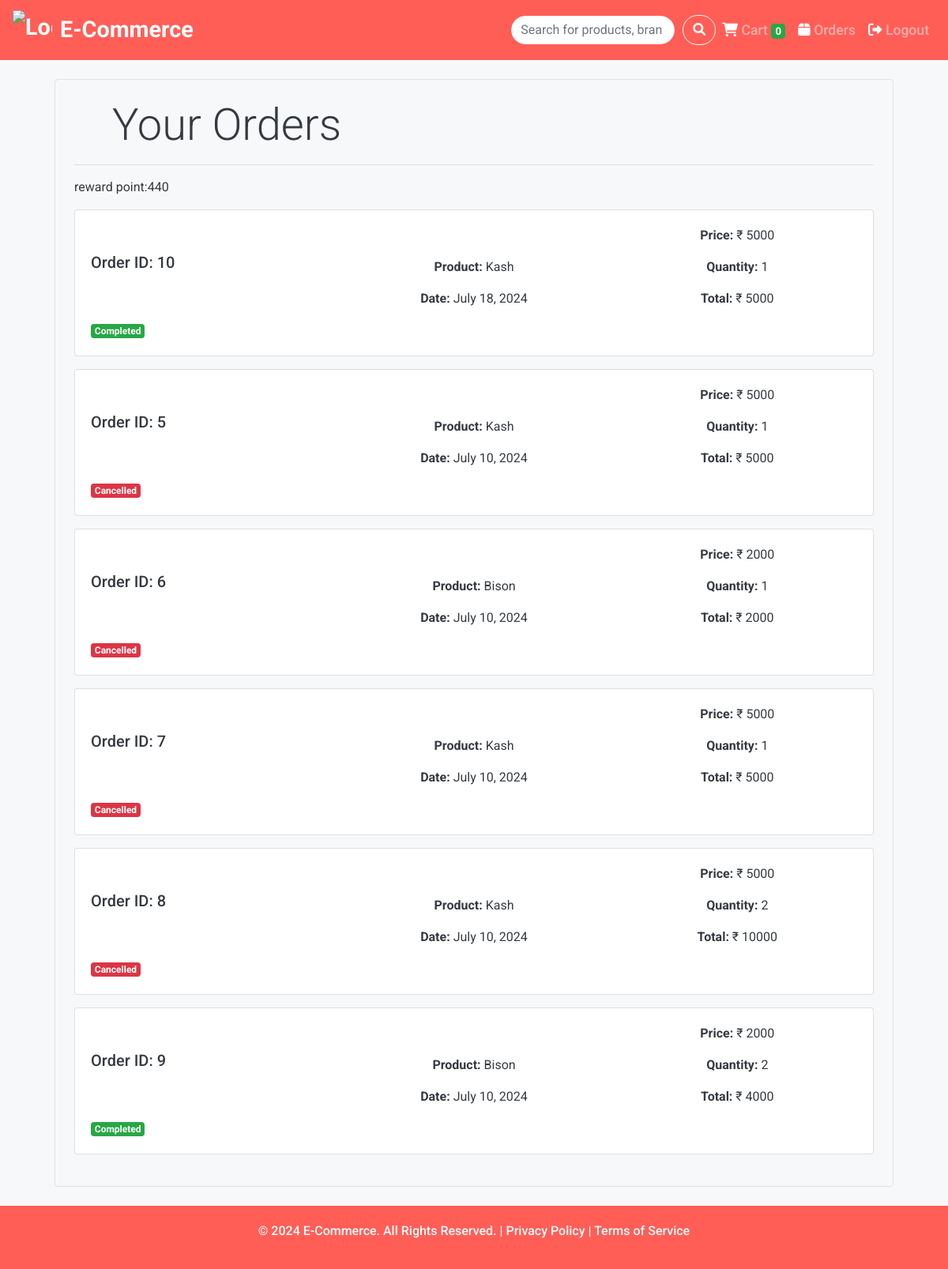
/orders/cancel/ (signed in), run on an earlier commit of the app's database.
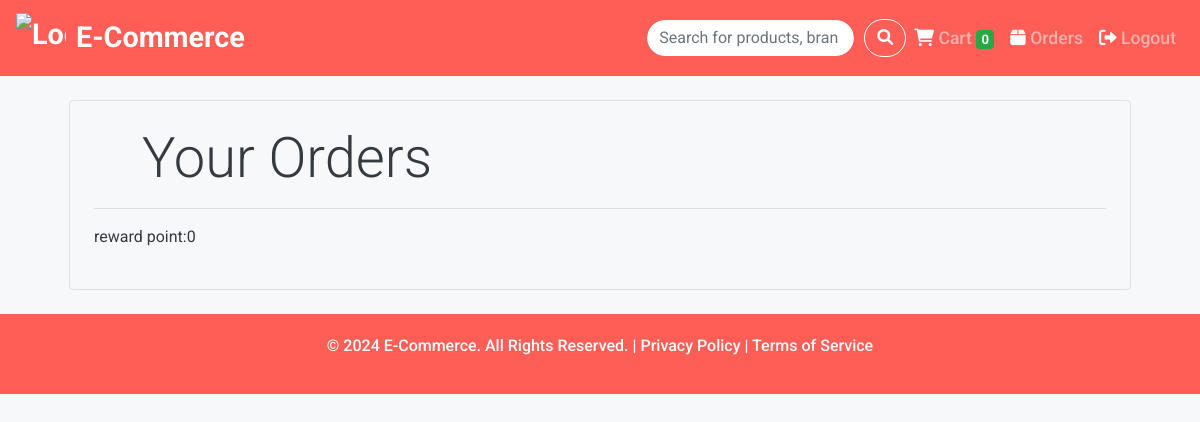
And on a later commit of the database.
### store/models/orders.py (models this page shows, shortened)
class Order(models.Model):
    product = models.ForeignKey(Products,
                                on_delete=models.CASCADE)
    customer = models.ForeignKey(Customer,
                                 on_delete=models.CASCADE)
    quantity = models.IntegerField(default=1)
    price = models.IntegerField()
    address = models.CharField (max_length=50, blank=False)
    phone = models.CharField (max_length=50, blank=False)
    date = models.DateField (default=datetime.datetime.today)
    status = models.BooleanField (default=False)
    cancelled = models.BooleanField(default=False)
    @staticmethod
    def get_orders_by_customer(customer_id):
        return Order.objects.filter(customer=customer_id).order_by('-date')
    @staticmethod
    def get_total_order_price(customer_id):
        orders = Order.objects.filter(customer_id=customer_id, status=True)
        return sum(order.price for order in orders)

### store/models/product.py (models this page shows, shortened)
class Products(models.Model):
    name = models.CharField(max_length=60)
    price= models.IntegerField(default=0)
    category= models.ForeignKey(Category,on_delete=models.CASCADE,default=1 )
    description= models.CharField(max_length=250, default='', blank=True, null= True)
    image= models.ImageField(upload_to='uploads/products/')

### store/views/orders.py (the view, shortened to what this page needs)
# urls.py: path('orders/cancel/', OrderView.as_view(), name='cancel_order'),
class OrderView(View):
    def get(self, request):
        customer = request.session.get('customer')
        orders = Order.get_orders_by_customer(customer)
        total_price = Order.get_total_order_price(customer)
        reward_points = (total_price // 500) * 10
        try:
            customer_instance = Customer.objects.get(id=customer)
            customer_instance.reward_points += reward_points
            customer_instance.save()
        except Customer.DoesNotExist:
            pass
        print(orders)
        return render(request, 'orders.html', {
            'orders': orders,
            'total_price': total_price,
            'reward_points': reward_points
        })

### store/templatetags/custom_filter.py (called while the page is built)
@register.filter(name='currency')
def currency(number):
    return "₹ "+str(number)

@register.filter(name='multiply')
def multiply(number , number1):
    return number * number1

### store/templates/orders.html (shortened to what this page needs)
{% extends 'base.html' %}
{% block content %}
    {% load cart %}
    {% load custom_filter %}
    <div class="container">
        <div class="border rounded p-4 m-4">
            <p class="display-4 pl-4 ml-4">Your Orders</p>
            <hr>
             <P>reward point:{{ reward_points }}</P>
            {% for order in orders %}
            <div class="card mb-3">
                <div class="card-body">
                    <div class="row">
                        <div class="col-md-4 d-flex align-items-center">
                            <h5 class="card-title">Order ID: {{ order.id }}</h5>
                        </div>
                        <div class="col-md-4 d-flex flex-column align-items-center">
                            <p class="card-text"><strong>Product:</strong> {{ order.product.name }}</p>
                            <p class="card-text"><strong>Date:</strong> {{ order.date }}</p>
                        </div>
                        <div class="col-md-4 d-flex flex-column align-items-center">
                            <p class="card-text"><strong>Price:</strong> {{ order.price|currency }}</p>
                            <p class="card-text"><strong>Quantity:</strong> {{ order.quantity }}</p>
                            <p class="card-text"><strong>Total:</strong> {{ order.quantity|multiply:order.price|currency }}</p>
                        </div>
                    </div>
                    <div class="d-flex justify-content-between align-items-center mt-3">
                        <div>
                            {% if order.cancelled %}
                                <span class="badge badge-danger">Cancelled</span>
                            {% elif order.status %}
                                <span class="badge badge-success">Completed</span>
                            {% else %}
                                <span class="badge badge-warning">Pending</span>
                            {% endif %}
                        </div>
                    </div>
                </div>
            </div>
            {% endfor %}
        </div>
    </div>
{% endblock %}

What changed in the data, as far as the page shows it:
no longer on this page (row edited): Order: id "10", product.name "Kash", date "July 18, 2024", price "₹ 5000", quantity "1", quantity|multiply "₹ 5000", cancelled "Completed"
removed Order: id "5", product.name "Kash", date "July 10, 2024", price "₹ 5000", quantity "1", quantity|multiply "₹ 5000", cancelled "Cancelled"
removed Order: id "6", product.name "Bison", date "July 10, 2024", price "₹ 2000", quantity "1", quantity|multiply "₹ 2000", cancelled "Cancelled"
removed Order: id "7", product.name "Kash", date "July 10, 2024", price "₹ 5000", quantity "1", quantity|multiply "₹ 5000", cancelled "Cancelled"
no longer on this page (row edited): Order: id "8", product.name "Kash", date "July 10, 2024", price "₹ 5000", quantity "2", quantity|multiply "₹ 10000", cancelled "Cancelled"
no longer on this page (row edited): Order: id "9", product.name "Bison", date "July 10, 2024", price "₹ 2000", quantity "2", quantity|multiply "₹ 4000", cancelled "Completed"
Also different on the page:
{{ reward_points }}: "440" → "0"
